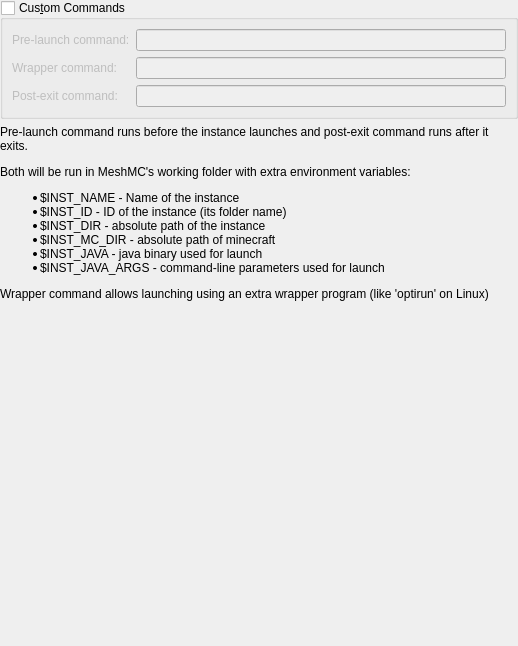
<?xml version="1.0" encoding="UTF-8"?>
<ui version="4.0">
 <class>CustomCommands</class>
 <widget class="QWidget" name="CustomCommands">
  <property name="geometry">
   <rect>
    <x>0</x>
    <y>0</y>
    <width>518</width>
    <height>646</height>
   </rect>
  </property>
  <layout class="QVBoxLayout" name="verticalLayout">
   <property name="leftMargin">
    <number>0</number>
   </property>
   <property name="topMargin">
    <number>0</number>
   </property>
   <property name="rightMargin">
    <number>0</number>
   </property>
   <property name="bottomMargin">
    <number>0</number>
   </property>
   <item>
    <widget class="QGroupBox" name="customCommandsGroupBox">
     <property name="enabled">
      <bool>true</bool>
     </property>
     <property name="title">
      <string>Cus&amp;tom Commands</string>
     </property>
     <property name="checkable">
      <bool>true</bool>
     </property>
     <property name="checked">
      <bool>false</bool>
     </property>
     <layout class="QGridLayout" name="gridLayout_4">
      <item row="2" column="0">
       <widget class="QLabel" name="labelPostExitCmd">
        <property name="text">
         <string>Post-exit command:</string>
        </property>
       </widget>
      </item>
      <item row="0" column="1">
       <widget class="QLineEdit" name="kcfg_PreLaunchCommand"/>
      </item>
      <item row="0" column="0">
       <widget class="QLabel" name="labelPreLaunchCmd">
        <property name="text">
         <string>Pre-launch command:</string>
        </property>
       </widget>
      </item>
      <item row="2" column="1">
       <widget class="QLineEdit" name="kcfg_PostExitCommand"/>
      </item>
      <item row="1" column="0">
       <widget class="QLabel" name="labelWrapperCmd">
        <property name="text">
         <string>Wrapper command:</string>
        </property>
       </widget>
      </item>
      <item row="1" column="1">
       <widget class="QLineEdit" name="kcfg_WrapperCommand"/>
      </item>
     </layout>
    </widget>
   </item>
   <item>
    <widget class="QLabel" name="labelCustomCmdsDescription">
     <property name="text">
      <string>&lt;html&gt;&lt;head/&gt;&lt;body&gt;&lt;p&gt;Pre-launch command runs before the instance launches and post-exit command runs after it exits.&lt;/p&gt;&lt;p&gt;Both will be run in MeshMC's working folder with extra environment variables:&lt;/p&gt;&lt;ul&gt;&lt;li&gt;$INST_NAME - Name of the instance&lt;/li&gt;&lt;li&gt;$INST_ID - ID of the instance (its folder name)&lt;/li&gt;&lt;li&gt;$INST_DIR - absolute path of the instance&lt;/li&gt;&lt;li&gt;$INST_MC_DIR - absolute path of minecraft&lt;/li&gt;&lt;li&gt;$INST_JAVA - java binary used for launch&lt;/li&gt;&lt;li&gt;$INST_JAVA_ARGS - command-line parameters used for launch&lt;/li&gt;&lt;/ul&gt;&lt;p&gt;Wrapper command allows launching using an extra wrapper program (like 'optirun' on Linux)&lt;/p&gt;&lt;/body&gt;&lt;/html&gt;</string>
     </property>
     <property name="alignment">
      <set>Qt::AlignLeading|Qt::AlignLeft|Qt::AlignTop</set>
     </property>
     <property name="wordWrap">
      <bool>true</bool>
     </property>
     <property name="textInteractionFlags">
      <set>Qt::LinksAccessibleByMouse|Qt::TextSelectableByMouse</set>
     </property>
    </widget>
   </item>
   <item>
    <spacer name="verticalSpacer">
     <property name="orientation">
      <enum>Qt::Vertical</enum>
     </property>
     <property name="sizeHint" stdset="0">
      <size>
       <width>20</width>
       <height>40</height>
      </size>
     </property>
    </spacer>
   </item>
  </layout>
 </widget>
 <resources/>
 <connections/>
</ui>
